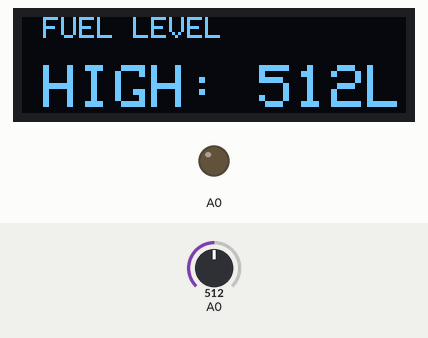
Bench run of a sketch on a simulated Arduino Uno, built with avr-gcc and run on an emulated ATmega328P. On the bench: 128×32 one-colour display, output pins drawn as LEDs (lit = HIGH). Inputs (shaded band) come from the test bench; at power-on: A0 = 512. What the sketch prints to the serial monitor is not drawn.

Above: at 6.6 s.
6.7 s: A0 set to 390
At 16.21 s:
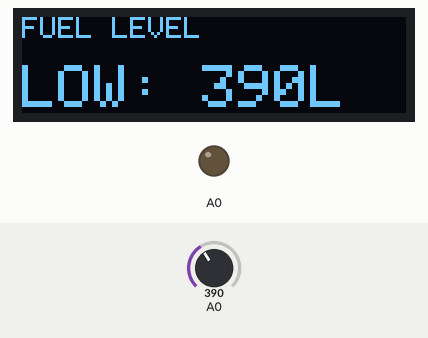
16.7 s: A0 set to 410
At 26.22 s:
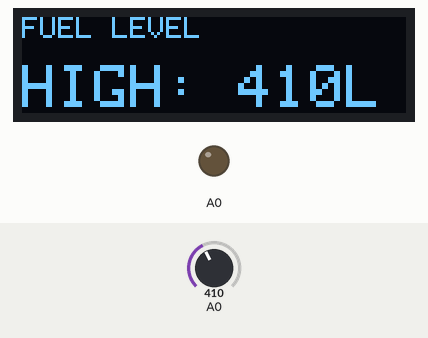
26.7 s: A0 set to 511
At 41.34 s:
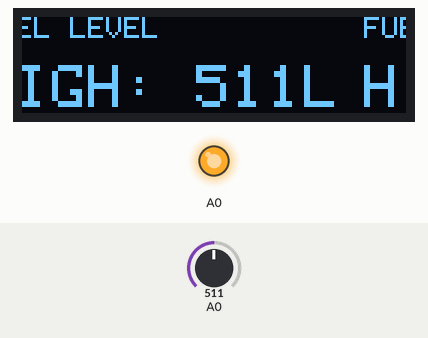
Timing chart, 0 to 42.7 s (numbered marks = the images above; inputs shaded):
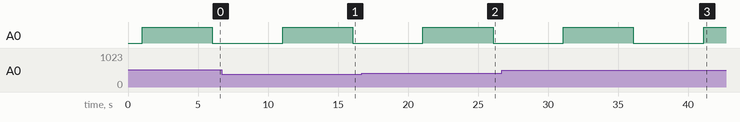

The sketch:

FuelSensorCode.ino
```cpp
#include <Wire.h>
#include <Adafruit_GFX.h>
#include <Adafruit_SSD1306.h>
#define SCREEN_WIDTH 128
#define SCREEN_HEIGHT 32
Adafruit_SSD1306 display(SCREEN_WIDTH, SCREEN_HEIGHT, &Wire, -1);

int val = 0;

void setup(){
  Serial.begin(115200);
  pinMode(14, HIGH);
  delay(500);
  pinMode(13, LOW);
  if(!display.begin(SSD1306_SWITCHCAPVCC, 0x3C)) {
    Serial.println(F("SSD1306 allocation failed"));
    for(;;);
  }
  delay(500);
  display.clearDisplay();
  display.setTextSize(2);
  display.setTextColor(WHITE);
}

void loop(){
  int s1 = analogRead(A0);

  if(s1 < 400){
    Serial.println(s1);
    digitalWrite(14, HIGH);
    delay(5000);
    digitalWrite(14, LOW);

    display.clearDisplay();
    display.setCursor(0, 0);
    display.setTextSize(1);
    display.println("FUEL LEVEL");
    display.println();
    display.setTextSize(2);
    display.print("LOW: ");
    display.print(s1);
    display.print("L");
    display.display();
    display.startscrollright(0x00, 0x00);
    delay(5000);
  }
  if(s1 > 400){
    Serial.println(s1);
    digitalWrite(14, HIGH);
    delay(5000);
    digitalWrite(14, LOW);

    display.clearDisplay();
    display.setCursor(0, 0);
    display.setTextSize(1);
    display.println("FUEL LEVEL");
    display.println();
    display.setTextSize(2);
    display.print("HIGH: ");
    display.print(s1);
    display.print("L");
    display.display();
    display.startscrollright(0x00, 0x00);
    delay(5000);
  }
}
```

Measured:
- after the input at 6.7 s, the display: first differs from a run without the input after 9.4 s (image 1)
- after the input at 16.7 s, the display: first differs from a run without the input after 9.4 s (image 2)
